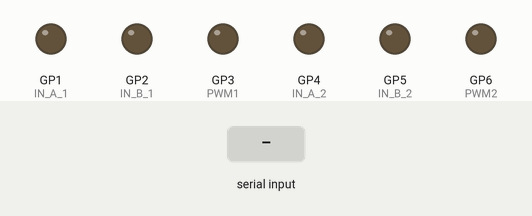
This program was run on a simulated Raspberry Pi Pico. Shown: output pins drawn as LEDs (lit = HIGH). Inputs (shaded band) come from the test bench.

Above: at 1.2 s.
1.3 s: "1" received over the second serial link
At 2.0 s:
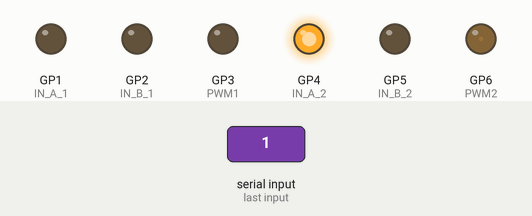
2.8 s: "2" received over the second serial link
At 3.2 s:
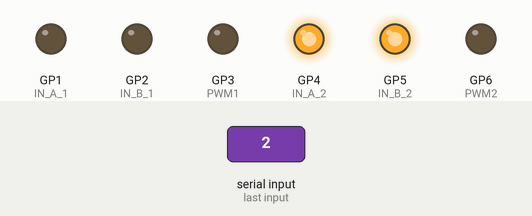
Timing chart, 0 to 5.8 s (numbered marks = the images above; inputs shaded):
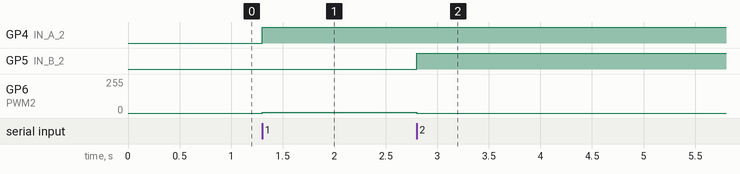

Measured:
- after the input at 1.3 s, GP4 (IN_A_2): LOW → HIGH at once; GP6 (PWM2): 0/255 → 6/255 at once
- after the input at 2.8 s, GP5 (IN_B_2): LOW → HIGH at once; GP6 (PWM2): 6/255 → 0/255 at once

The program:

main.cpp
```cpp
#include <Arduino.h>
#include <SoftwareSerial.h>

#define IN_A_1 D1
#define IN_B_1 D2
#define PWM1   D3
#define IN_A_2 D4
#define IN_B_2 D5
#define PWM2   D6


SoftwareSerial myserial(D7,17);

void setup() {
  Serial.begin(115200);
  myserial.begin(115200);
  pinMode(IN_A_1,OUTPUT);
  pinMode(IN_B_1,OUTPUT);
  pinMode(PWM1,OUTPUT);
  pinMode(IN_A_2,OUTPUT);
  pinMode(IN_B_2,OUTPUT);
  pinMode(PWM2,OUTPUT);

  digitalWrite(IN_A_1,LOW);
  digitalWrite(IN_B_1,LOW);
  analogWrite(PWM1,0);
  digitalWrite(IN_A_2,LOW);
  digitalWrite(IN_B_2,LOW);
  analogWrite(PWM2,0);
}

void loop() {
  if(myserial.available()){
    int tmp = myserial.read();

    int speed = tmp&B01111111;

    if(speed <= 100){
      speed = map(speed,0,100,-255,255);
      if(tmp&B10000000){
        Serial.println(speed);
        if(speed > 0){
          digitalWrite(IN_A_1,HIGH);
          digitalWrite(IN_B_1,LOW);
          analogWrite(PWM1,speed);
        }else if(speed == 0){
          digitalWrite(IN_A_1,HIGH);
          digitalWrite(IN_B_1,HIGH);
          analogWrite(PWM1,0);
        }else{
          digitalWrite(IN_A_1,LOW);
          digitalWrite(IN_B_1,HIGH);
          analogWrite(PWM1,-speed);
        }
      }else{
        if(speed > 0){
          digitalWrite(IN_A_2,LOW);
          digitalWrite(IN_B_2,HIGH);
          analogWrite(PWM2,speed);
        }else if(speed == 0){
          digitalWrite(IN_A_2,HIGH);
          digitalWrite(IN_B_2,HIGH);
          analogWrite(PWM2,0);
        }else{
          digitalWrite(IN_A_2,HIGH);
          digitalWrite(IN_B_2,LOW);
          analogWrite(PWM2,-speed);
        }
      }
    }else{
      digitalWrite(IN_A_1,LOW);
      digitalWrite(IN_B_1,LOW);
      analogWrite(PWM1,0);
      digitalWrite(IN_A_2,LOW);
      digitalWrite(IN_B_2,LOW);
      analogWrite(PWM2,0);
    }
  }
}
```
